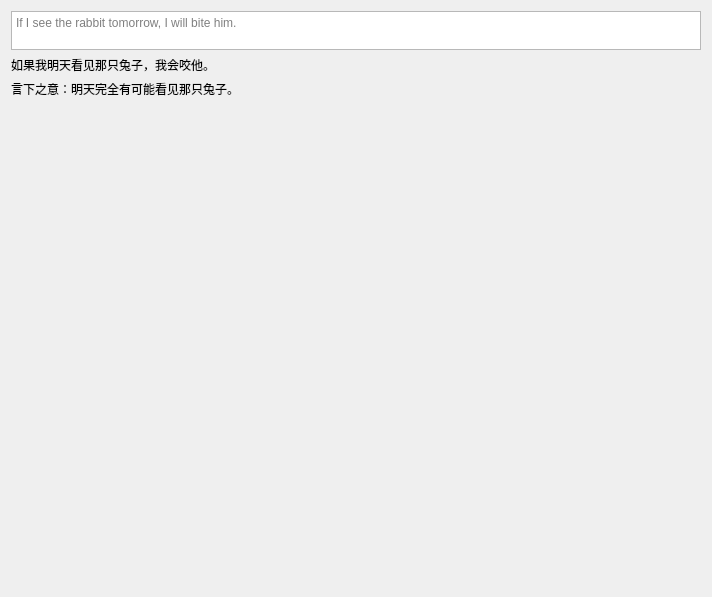
         <widget class="QWidget" name="page_5">
          <layout class="QVBoxLayout" name="verticalLayout_42">
           <item>
            <widget class="QTextEdit" name="textEdit_74">
             <property name="minimumSize">
              <size>
               <width>690</width>
               <height>0</height>
              </size>
             </property>
             <property name="maximumSize">
              <size>
               <width>39</width>
               <height>39</height>
              </size>
             </property>
             <property name="placeholderText">
              <string>If I see the rabbit tomorrow, I will bite him.</string>
             </property>
            </widget>
           </item>
           <item>
            <widget class="QLabel" name="label_97">
             <property name="text">
              <string>如果我明天看见那只兔子，我会咬他。</string>
             </property>
            </widget>
           </item>
           <item>
            <widget class="QLabel" name="label_98">
             <property name="text">
              <string>言下之意：明天完全有可能看见那只兔子。</string>
             </property>
            </widget>
           </item>
           <item>
            <spacer name="verticalSpacer_31">
             <property name="orientation">
              <enum>Qt::Vertical</enum>
             </property>
             <property name="sizeHint" stdset="0">
              <size>
               <width>20</width>
               <height>488</height>
              </size>
             </property>
            </spacer>
           </item>
          </layout>
         </widget>
